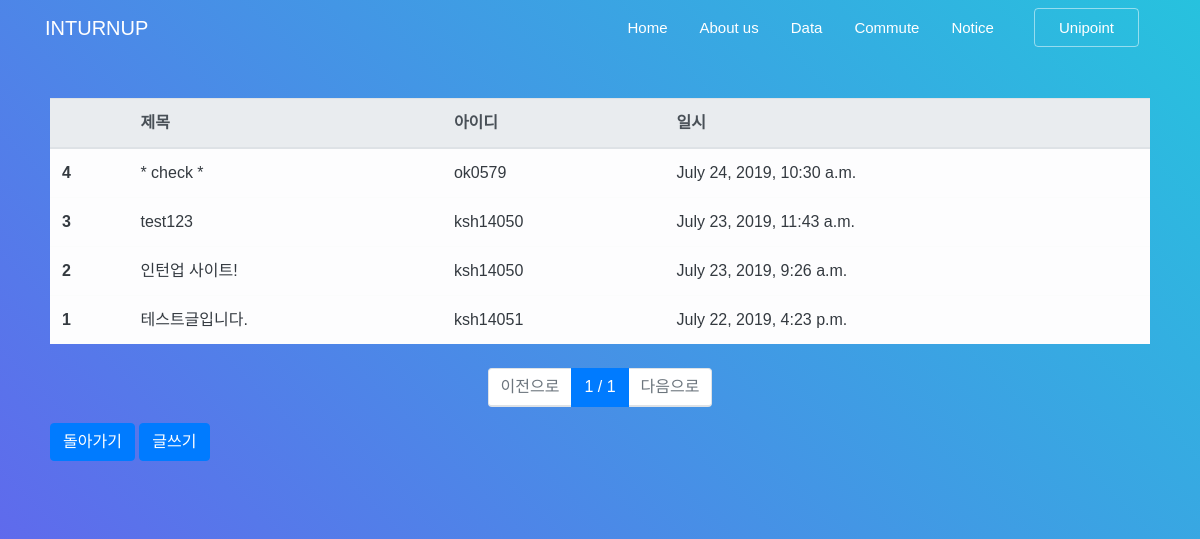
Before: /board/list/ with the older database file.
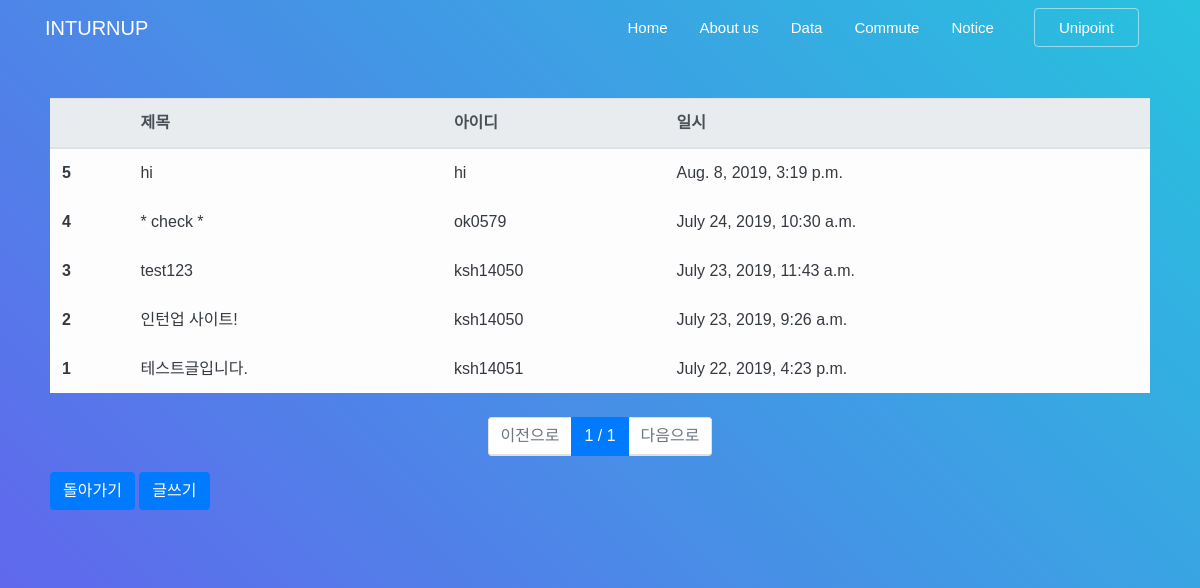
After: the same page with the newer database file.
### board/models.py (models this page shows, shortened)
class Board(models.Model):
    objects = models.Manager()
    title = models.CharField(max_length=128,
                             verbose_name='제목')
    contents = models.TextField(verbose_name='내용')
    writer = models.ForeignKey('user.Uniuser', on_delete=models.CASCADE,
                               verbose_name='작성자')
    registered_dttm = models.DateTimeField(
        auto_now_add=True, verbose_name='등록시간')
    class Meta:
        db_table = 'inturnup_board'
        verbose_name = "유니포인트 인턴업 게시글"
        verbose_name_plural = "유니포인트 인턴업 게시글"

### user/models.py (models this page shows)
class Uniuser(models.Model):
    objects = models.Manager()
    username = models.CharField(max_length=64,
                                verbose_name='사용자명')
    useremail = models.EmailField(max_length=128,
                                  verbose_name='사용자이메일')
    password = models.CharField(max_length=64,
                                verbose_name="비밀번호")
    registered_dttm = models.DateTimeField(
        auto_now_add=True, verbose_name='등록시간')
    def __str__(self):
        return self.username
    class Meta:
        db_table = 'unipoint_intern_user'
        verbose_name = "유니포인트 인턴 사용자"
        verbose_name_plural = "유니포인트 인턴 사용자"

### board/views.py (the view)
# urls.py: path('list/', views.board_list, name = 'post_list'),
def board_list(request):
    all_boards = Board.objects.all().order_by('-id')
    page = int(request.GET.get('p', 1))
    paginator = Paginator(all_boards, 10)
    boards = paginator.get_page(page)
    return render(request, 'board_list.html', {'boards': boards})

### board/templates/board_list.html
{% extends "base.html" %}
{% block contents %}
<section class="pb_cover_v3 overflow-hidden cover-bg-indigo cover-bg-opacity text-left pb_gradient_v1 pb_slant-light"
    id="section-data">
    <div class="bg-white rounded pb_form_v1">
        <div class="row mt-5">
            <div class="col-12">
                <table class="table table-light">
                    <thead class="thead-light">
                        <tr>
                            <th></th>
                            <th>제목</th>
                            <th>아이디</th>
                            <th>일시</th>
                        </tr>
                    </thead>
                    <tbody class="text-dark">
                        {% for board in boards %}
                        <tr onclick="location.href='/board/detail/{{ board.id }}/'">
                            <th>{{ board.id }}</th>
                            <td>{{ board.title }}</td>
                            <td>{{ board.writer }}</td>
                            <td>{{ board.registered_dttm }}</td>
                        </tr>
                        {% endfor %}
                    </tbody>
                </table>
            </div>
        </div>
        <div class="row mt-2">
            <div class="col-12">
                <nav>
                    <ul class="pagination justify-content-center">
                        {% if boards.has_previous %}
                        <li class="page-item">
                            <a class="page-link" href="?p={{ boards.previous_page_number }}">이전으로</a>
                        </li>
                        {% else %}
                        <li class="page-item disabled">
                            <a class="page-link" href="#">이전으로</a>
                        </li>
                        {% endif %}
                        <li class="page-item active">
                            <a class="page-link" href="#">{{ boards.number }} / {{ boards.paginator.num_pages }}</a>
                        </li>
                        {% if boards.has_next %}
                        <li class="page-item">
                            <a class="page-link" href="?p={{ boards.next_page_number }}">다음으로</a>
                        </li>
                        {% else %}
                        <li class="page-item disabled">
                            <a class="page-link disabled" href="#">다음으로</a>
                        </li>
                        {% endif %}
                    </ul>
                </nav>
            </div>
        </div>
        <div class="row">
            <div class="col-12">
                <button type="submit" class="btn btn-primary" onclick="location.href='/'">돌아가기</button>
                <button class="btn btn-primary" onclick="location.href='/board/write/'">글쓰기</button>
            </div>
        </div>
    </div>
</section>
{% endblock %}

### board/templates/base.html (shortened to what this page needs)
{% load staticfiles %}
<!DOCTYPE html>
<html lang="en">
<head>
    <link rel="stylesheet" href="{% static '/css/bootstrap/bootstrap.css' %}">
    <link rel="stylesheet" href="{% static '/fonts/ionicons/css/ionicons.min.css' %}">
    <link rel="stylesheet" href="{% static '/fonts/law-icons/font/flaticon.css' %}">
    <link rel="stylesheet" href="{% static '/fonts/fontawesome/css/font-awesome.min.css'%} ">
    <link rel="stylesheet" href="{% static '/css/slick.css'%} ">
    <link rel="stylesheet" href="{% static '/css/slick-theme.css'%}">
    <link rel="stylesheet" href="{% static '/css/helpers.css'%}">
    <link rel="stylesheet" href="{% static '/css/style.css'%}">
    <link rel="stylesheet" href="{% static '/css/landing-2.css'%}">
</head>
<body data-spy="scroll" data-target="#pb-navbar" data-offset="200">
    <nav class="navbar navbar-expand-lg navbar-dark pb_navbar pb_scrolled-light" id="pb-navbar">
        <div class="container">
            <a class="navbar-brand" href="{% url 'home' %}">INTURNUP</a>
            <div class="collapse navbar-collapse" id="probootstrap-navbar">
                <ul class="navbar-nav ml-auto">
                    <li class="nav-item"><a class="nav-link" href="{% url 'home' %}">Home</a></li>
                    <li class="nav-item"><a class="nav-link" href="#section-features">About us</a></li>
                    <li class="nav-item"><a class="nav-link" href="{% url 'post_list' %}">Data</a></li>
                    <li class="nav-item"><a class="nav-link" href="{% url 'post_commute' %}">Commute</a></li>
                    <li class="nav-item"><a class="nav-link" href="#section-faq">Notice</a></li>
                    <li class="nav-item cta-btn ml-xl-2 ml-lg-2 ml-md-0 ml-sm-0 ml-0"><a class="nav-link"
                            href="http://www.unipoint.co.kr/" target="_blank"><span
                                class="pb_rounded-4 px-4">Unipoint</span></a></li>
                </ul>
            </div>
        </div>
    </nav>
    {% block contents %}
    {% endblock %}
</body>
</html>

### static/css/style.css (style rules this page uses)
.pb_cover, .pb_cover_v1, .pb_cover_v2, .pb_cover_v3, .pb_cover_v4 { position: relative; height: 95vh; }
.cover-bg-black, .cover-bg-white, .cover-bg-blue, .cover-bg-indigo, .cover-bg-purple, .cover-bg-pink, .cover-bg-red, .cover-bg-orange, .cover-bg-yellow, .cover-bg-green, .cover-bg-cyan { position: relative; }
.cover-bg-black:before, .cover-bg-white:before, .cover-bg-blue:before, .cover-bg-indigo:before, .cover-bg-purple:before, .cover-bg-pink:before, .cover-bg-red:before, .cover-bg-orange:before, .cover-bg-yellow:before, .cover-bg-green:before, .cover-bg-cyan:before { position: absolute; top: 0; left: 0; right: 0; bottom: 0; content: ""; }
.cover-bg-opacity:before { opacity: 1; }
.cover-bg-indigo:before { background: #4e3188; }
.pb_gradient_v1:before { background: #665fee; background: -moz-linear-gradient(45deg, #665fee 0%, #27c2de 100%); background: -webkit-linear-gradient(45deg, #665fee 0%, #27c2de 100%); background: -o-linear-gradient(45deg, #665fee 0%, #27c2de 100%); background: linear-gradient(45deg, #665fee 0%, #27c2de 100%); filter: progid:DXImageTransform.Microsoft.gradient( startColorstr='#665fee', endColorstr='#27c2de',GradientType=1 ); content: ""; position: absolute; top: 0; bottom: 0; left: 0; right: 0; }
.pb_form_v1 { padding: 50px; -webkit-box-shadow: 1px 11px 68px -20px rgba(0, 0, 0, 0.75); -moz-box-shadow: 1px 11px 68px -20px rgba(0, 0, 0, 0.75); box-shadow: 1px 11px 68px -20px rgba(0, 0, 0, 0.75); }
html { overflow-x: hidden; font-size: 1em; }
body { font-family: "Montserrat", Arial, sans-serif; }
a { -webkit-transition: .3s all ease; -o-transition: .3s all ease; transition: .3s all ease; }
.bg_image, .pb_sm_py_cover, .pb_md_py_cover, .pb_lg_py_cover, .pb_xl_py_cover, .pb_cover, .pb_cover_v1, .pb_cover_v2, .pb_cover_v3, .pb_cover_v4, .pb_slide_v2 .slide_content > .pb_content-media { background-size: cover; background-position: center center; background-repeat: no-repeat; }
.pb_navbar { position: absolute; top: 0; left: 0; z-index: 100; width: 100%; font-family: "Montserrat", Arial, sans-serif; }
.pb_navbar > .container { position: relative; }
.pb_navbar ul > li > a { color: white !important; }
.pb_navbar ul > li.cta-btn > a > span { padding: 10px; border: 1px solid rgba(255, 255, 255, 0.5); }
.pb_navbar .nav-link { font-size: 15px; padding-left: 1rem !important; padding-right: 1rem !important; }
.overflow-hidden { overflow: hidden; }

### static/css/landing-2.css (style rules this page uses)
body { overflow-x: hidden; }
.pb_slant-light, .pb_slant-white { position: relative; }
.pb_slant-light:after, .pb_slant-white:after { content: ""; position: absolute; bottom: -100px; left: -50px; height: 200px; width: 130%; background-color: #f2f4f9; -webkit-transform: rotate(-4deg); -ms-transform: rotate(-4deg); transform: rotate(-4deg); z-index: 10; }
.pb_cover_v3 a, .pb_xl_py_cover a { color: rgba(255, 255, 255, 0.5); border-bottom: 2px solid transparent; }
.pb_cover_v3 .btn, .pb_xl_py_cover .btn { color: white; }

Changed rows visible on the page:
added Board: id "5", title "hi", writer "hi", registered_dttm "Aug. 8, 2019, 3:19 p.m."
